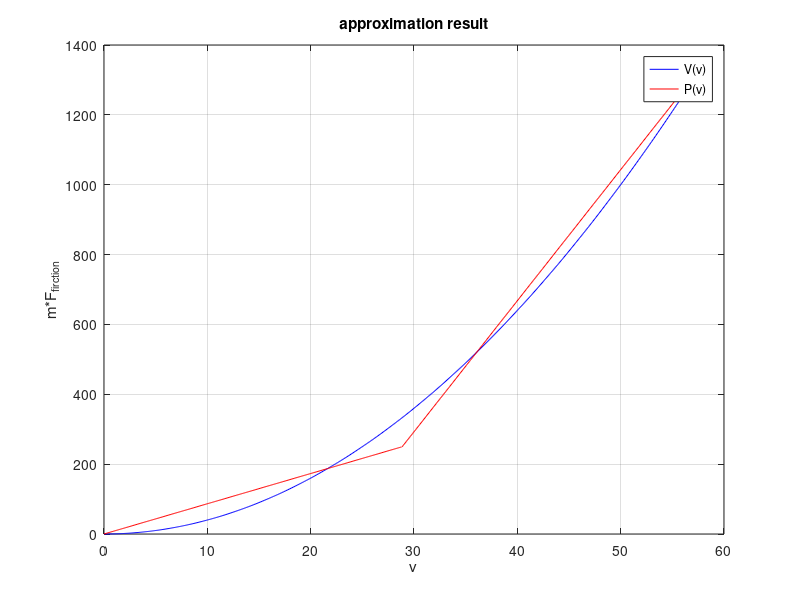

This figure's MATLAB source: (Note: this script raises an error after producing the figure.)
%%%%%
%%% SC42075 Modelling and Control of Hybrid Systems
%%% Assignment
%%% Author: Jiaxuan Zhang, Yiting Li
%%%%%

clear 
close all
clc

%% add path
addpath('./src')

%% Global Parameters
m = 800;
c = 0.4;
b = 3700;
umax = 1.3;
umin = -1.3;
vmin = 0;
a_comf_max = 2.5;
gamma = 0.87;
v12 = 15;
v23 = 30;

g = [1,2,3];

%% Step 2.1
% maximum speed: 57.7150 m/s;
vmax_1 = sqrt(1/c * b / (1 + g(1) * gamma) * umax);
vmax_2 = sqrt(1/c * b / (1 + g(2) * gamma) * umax);
vmax_3 = sqrt(1/c * b / (1 + g(3) * gamma) * umax);
vmax = min([vmax_1, vmax_2, vmax_3])

% maximum accelerationg 3.2152 m/s^2
a_acc_max = 1/m * b/(1 + g(1) * gamma) * umax - 0; 
% maximum deacceleration
% for state 1 (-3.3277 m/s^2), however, it is a limit number and cannot actually be achieved
a_dec_max_1 =  1/m * b/(1 + g(1) * gamma) * umin - 1/m * c * v12^2;
% for state 2 (-2.6443 m/s^2), however, it is a limit number and cannot actually be achieved 
a_dec_max_2 =  1/m * b/(1 + g(2) * gamma) * umin - 1/m * c * v23^2;
% for state 3 (-3.3310 m/s^2), however, it is a limit number and cannot actually be achieved 
a_dec_max_3 =  1/m * b/(1 + g(3) * gamma) * umin - 1/m * c * vmax^2;
% maixmum deacceleartion is -3.3310 m/s^2
a_dec_max = min([a_dec_max_1, a_dec_max_2, a_dec_max_3]);

% clear a_dec_max_1 a_dec_max_2 a_dec_max_3
%% step 2.2
% model with two-point format 
% by using maple, optimal alpha, beta are: alpha=28.8575, beta=249.8266
alpha = 28.8575;
beta = 249.8266;

figure;

v = [0: 0.1: vmax];
v1 = [0: 0.1: alpha];
v2 = [alpha: 0.1: vmax];
plot(v, c*v.^2, 'b');
hold on
plot(v1, beta/alpha*v1, 'r')
hold on
plot(v2, ((c*vmax^2 - beta)/(vmax-alpha)*(v2 - vmax) + c*vmax^2), 'r')
grid on
legend('V(v)', 'P(v)');
xlabel('v');
ylabel('m*F_{firction}');
title("approximation result")  

clear v v1 v2 
%% step 2.3

test_t = 5;
step_3.y0 = [0;44];

% original function simulation
[temp_t, temp_y] = ode45(@(t,y) dydt_step3(t,y,0,alpha,beta,m,gamma,b,c,vmax),...
    [0,test_t],step_3.y0);
step_3.original_simulation.t = temp_t;
step_3.original_simulation.y = temp_y;

% PWA function simulation
[temp_t, temp_y] = ode45(@(t,y) dydt_step3(t,y,1,alpha,beta,m,gamma,b,c,vmax),...
    [0,test_t],step_3.y0);
step_3.pwa_simulation.t = temp_t;
step_3.pwa_simulation.y = temp_y;

% plot the result
figure
% position result
subplot(1, 2, 1)
plot(step_3.original_simulation.t, step_3.original_simulation.y(:,1), 'r');
hold on
plot(step_3.pwa_simulation.t, step_3.pwa_simulation.y(:,1), 'b');
grid on
legend('original function', 'pwa function')
xlabel('t')
ylabel('position')
title("step 3 simulation position")

% speed result
subplot(1, 2, 2)
plot(step_3.original_simulation.t, step_3.original_simulation.y(:,2), 'r');
hold on
plot(step_3.pwa_simulation.t, step_3.pwa_simulation.y(:,2), 'b');
grid on
legend('original function', 'pwa function')
xlabel('t')
ylabel('speed')
title("step 3 simulation speed")



%% step 2.4

% See in .mw file

% for driving force part
% f1 = @(v,u) 1/m * b/(1 + gamma) * u;
% f2 = @(v,u) 1/m * b/(1 + 2 * gamma) * u;
% f3 = @(v,u) 1/m * b/(1 + 3 * gamma) * u;
% 
% % for friction part
% g1 = @(v) beta/alpha * v;
% g2 = @(v) 1/m * (c * vmax^2 - beta)/(vmax - alpha) * (v - vmax) + c * vmax^2;
% 
% f11 = f1 + 0.15 * f1


%% step 2.6

model = MLD_Model_3delta();


%% step 2.7
lambda = 0.1;
Np = 2;
Nc = 2;
x_0 = 5;
v_0 = [0];
u_0 = 0;
Ts = 0.15;
v_ref = [10; 10];

[flag, v, u, xc, uc] = Solution_2_7(Np, Nc, lambda, umax, umin, vmax, vmin, a_comf_max,... 
                v_0, u_0, model, Ts, v_ref);
            
            
%% step 2.8
% lambda = 0.1;
% Np = 2;
% Nc = 2;
% x_0 = 5;
% v_0 = [0];
% u_0 = 0;
% Ts = 0.15;
T_0 = 0;
T_end = 25;
v_ref = 5 * ones(length(T_0: Ts: T_end), 1);

[v, u, Result_constant_ref] = Simulator_2_8(Np, Nc, lambda, [umin, umax], [vmin, vmax], a_comf_max,... 
                x_0, v_0, u_0, v_ref, Ts, [T_0, T_end], model, @(t,y) dydt_step8(t, y, m, gamma, b, c, g));

%% step 2.9

lambda = 0.1;
Np = 5;
Nc = 4;
x_0 = 5;
v_0 = 0.9*alpha;
u_0 = 0;
Ts = 0.15;
T_0 = 0;
T_end = 25;
v_ref = GenerateXRef_2_9(Ts, alpha);

[v, u, Results_varying_ref_5_4] = Simulator_2_8(Np, Nc, lambda, [umin, umax], [vmin, vmax], a_comf_max,... 
                x_0, v_0, u_0, v_ref, Ts, [T_0, T_end], model, @(t,y) dydt_step8(t, y, m, gamma, b, c, g));

lambda = 0.1;
Np = 9;
Nc = 8;
x_0 = 5;
v_0 = 0.9*alpha;
u_0 = 0;
Ts = 0.15;
T_0 = 0;
T_end = 25;
v_ref = GenerateXRef_2_9(Ts, alpha);

[v, u, Results_varying_ref_9_8] = Simulator_2_8(Np, Nc, lambda, [umin, umax], [vmin, vmax], a_comf_max,... 
                x_0, v_0, u_0, v_ref, Ts, [T_0, T_end], model, @(t,y) dydt_step8(t, y, m, gamma, b, c, g));     

            
figure
plot(Results_varying_ref_9_8.x_history, Results_varying_ref_9_8.v_history, 'r');
hold on;
plot(Results_varying_ref_5_4.x_history, Results_varying_ref_5_4.v_history, 'b');
grid on;
legend('N_p = 9, N_c = 8', 'N_p = 5, N_c = 4');
xlabel('x');
ylabel('v');
title("simulation result: trajectories of (x,v)")

figure
plot([T_0: Ts: T_end], Results_varying_ref_9_8.x_history, 'r');
hold on;
plot([T_0: Ts: T_end], Results_varying_ref_5_4.x_history, 'b');
grid on;
legend('N_p = 9, N_c = 8', 'N_p = 5, N_c = 4');
xlabel('t');
ylabel('x');
title("simulation result: x")

figure
plot([T_0: Ts: T_end], Results_varying_ref_9_8.v_history, 'r');
hold on;
plot([T_0: Ts: T_end], Results_varying_ref_5_4.v_history, 'b');
hold on;
plot([T_0: Ts: T_end], v_ref);
grid on;
legend('N_p = 9, N_c = 8', 'N_p = 5, N_c = 4', 'v_{ref}');
xlabel('t');
ylabel('v');
title("simulation result: v")

            
figure
plot([T_0: Ts: T_end], Results_varying_ref_9_8.v_diff, 'r');
hold on;
plot([T_0: Ts: T_end], Results_varying_ref_5_4.v_diff, 'b');
grid on;
legend('N_p = 9, N_c = 8', 'N_p = 5, N_c = 4');
xlabel('t');
ylabel('(v - v_{ref})');
title("simulation result: (v - v_{ref})")

figure
plot([T_0: Ts: T_end], Results_varying_ref_9_8.u_history, 'r');
hold on;
plot([T_0: Ts: T_end], Results_varying_ref_5_4.u_history, 'b');
grid on;
legend('N_p = 9, N_c = 8', 'N_p = 5, N_c = 4');
xlabel('t');
ylabel('u');
title("simulation result: u")            
figure
plot([T_0: Ts: T_end], Results_varying_ref_9_8.u_diff, 'r');
hold on
plot([T_0: Ts: T_end], Results_varying_ref_5_4.u_diff, 'b');
grid on;
legend('N_p = 9, N_c = 8', 'N_p = 5, N_c = 4');
xlabel('t');
ylabel('\Delta u');
title("simulation result: \Delta u")

%% step 2.10
x0 = 0.9*alpha;
Np = 5;
Nc = 4;
v_ref = GenerateXRef_2_8(Ts, alpha)';
Nsim = length(v_ref);
temp = [];
for i = 1:Nsim
    temp = [temp, repmat(v_ref(i), 1, 1)];
end
xref = temp;

clear temp

[ctrl, sys] = Solution_2_10(Np, Nc, lambda, umax, umin, vmax, vmin, a_comf_max,... 
                v_0, u_0, model, Ts, v_ref, 'implicit');
%%

loop_im = ClosedLoop(ctrl, sys);

data_im = loop_im.simulate(x0, Nsim, 'x.reference', xref, 'u.previous', u_0);

figure;

subplot(2, 1, 1); 
plot(1:Nsim, data_im.X(1:Nsim), 'linewidth', 2); 
title('im state');
hold on
plot(1:Nsim, v_ref(1:Nsim), 'r');
hold on
plot(1:Nsim, sys.x.min*ones(1,Nsim), 'k--', 1:Nsim, sys.x.max*ones(1,Nsim), 'k--');
axis([1 Nsim 0 vmax]);
grid on

subplot(2, 1, 2); 
stairs(1:Nsim, data_im.U, 'linewidth', 2); 
title('output');
hold on
plot(1:Nsim, sys.u.min*ones(1,Nsim), 'k--', 1:Nsim, sys.u.max*ones(1,Nsim), 'k--');
axis([1 Nsim -1.3 1.3]);
grid on
%%
Np = 5;
Nc = 4;

[explicit_ctrl_5_4, sys] = Solution_2_10(Np, Nc, lambda, umax, umin, vmax, vmin, a_comf_max,... 
                v_0, u_0, model, Ts, v_ref, 'explicit');
%%
Np = 7;
Nc = 4;

[explicit_ctrl_9_8, sys] = Solution_2_10(Np, Nc, lambda, umax, umin, vmax, vmin, a_comf_max,... 
                v_0, u_0, model, Ts, v_ref, 'explicit');
            
%%

loop_explicit_5_4 = ClosedLoop(explicit_ctrl_5_4, sys);
data_explicit_5_4 = loop_explicit_5_4.simulate(x0, Nsim, 'x.reference', xref, 'u.previous', u_0);
loop_explicit_9_8 = ClosedLoop(explicit_ctrl_9_8, sys);
data_explicit_9_8 = loop_explicit_9_8.simulate(x0, Nsim, 'x.reference', xref, 'u.previous', u_0);


figure;
Nsim = length(v_ref);
subplot(2, 1, 1); 
plot(1:Nsim, data_explicit_5_4.X(1:Nsim), 'b'); 
hold on
plot(1:Nsim, data_explicit_9_8.X(1:Nsim), 'r'); 
title('e state');
hold on
plot(1:Nsim, v_ref(1:Nsim));
hold on
plot(1:Nsim, sys.x.min*ones(1,Nsim), 'k--', 1:Nsim, sys.x.max*ones(1,Nsim), 'k--');
axis([1 Nsim 0 vmax]);
grid on

subplot(2, 1, 2); 
stairs(1:Nsim, data_explicit_5_4.U, 'b'); 
hold on
stairs(1:Nsim, data_explicit_9_8.U, 'r'); 
title('output');
hold on
plot(1:Nsim, sys.u.min*ones(1,Nsim), 'k--', 1:Nsim, sys.u.max*ones(1,Nsim), 'k--');
axis([1 Nsim -1.3 1.3]);
grid on
